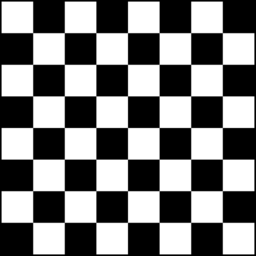
#> input picture hw1_material/Harris Corner Detector/testdata/1.png, 256 x 256 px
$ python main.py
#> lines starting #> are read from the running program, lines starting #| are printed output that depends on the picture
#> in main, img is the input picture: shape (256, 256, 3); min 0, max 255, mean 124.4
### hw1_material/Harris Corner Detector/HCD.py
import numpy as np
import cv2
import matplotlib.pyplot as plt


class Harris_corner_detector(object):
    def __init__(self, threshold):
        self.threshold = threshold

    def detect_harris_corners(self, img, Iy=None):
        ### TODO ####
        # Step 1: Smooth the image by Gaussian kernel
        # - Function: cv2.GaussianBlur (kernel = 3, sigma = 1.5)
        Blur = cv2.GaussianBlur(img, (3, 3), 1.5)
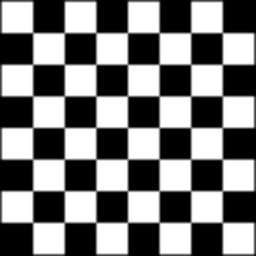
#> Blur: shape (256, 256) float64; min 0, max 255, mean 124.6; drawn with min black and max white

        # Step 2: Calculate Ix, Iy (1st derivative of image along x and y axis)
        # - Function: cv2.filter2D (kernel = [[1.,0.,-1.]] for Ix or [[1.],[0.],[-1.]] for Iy)
        Ix = cv2.filter2D(Blur, -1, np.array([[1.,0.,-1.]]))
        Iy = cv2.filter2D(Blur, -1, np.array([[1.],[0.],[-1.]]))
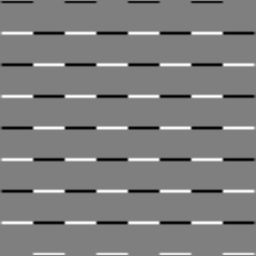
#> Iy: shape (256, 256) float64; min -176.5, max 176.5, mean 0; drawn with min black and max white

        # Step 3: Compute Ixx, Ixy, Iyy (Ixx = Ix*Ix, ...)
        Ixx = Ix * Ix
        Ixy = Ix * Iy
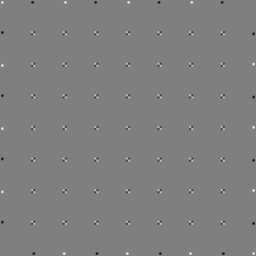
#> Ixy: shape (256, 256) float64; min -12639.6, max 12617.5, mean -1.9; drawn with min black and max white
        Iyy = Iy * Iy

        # Step 4: Compute Sxx, Sxy, Syy (weighted summation of Ixx, Ixy, Iyy in neighbor pixels)
        # - Function: cv2.GaussianBlur (kernel = 3, sigma = 1.)
        Sxx = cv2.GaussianBlur(Ixx, (3, 3), 1.0)
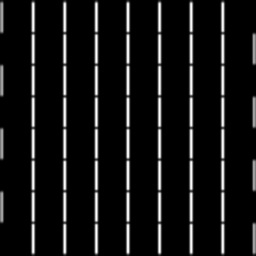
#> Sxx: shape (256, 256) float64; min 0, max 23037.5, mean 1876.7; drawn with min black and max white
        Sxy = cv2.GaussianBlur(Ixy, (3, 3), 1.0)
        Syy = cv2.GaussianBlur(Iyy, (3, 3), 1.0)
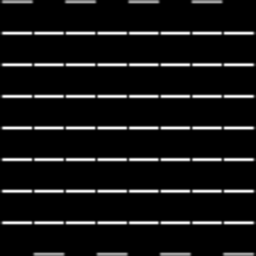
#> Syy: shape (256, 256) float64; min 0, max 23037.5, mean 1876.7; drawn with min black and max white

        # Step 5: Compute the det and trace of matrix M (M = [[Sxx, Sxy], [Sxy, Syy]])
        detM = Sxx * Syy - Sxy * Sxy
        traceM = Sxx + Syy
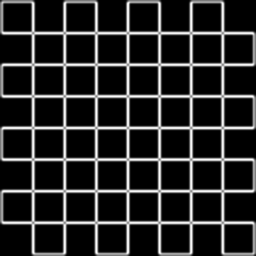
#> traceM: shape (256, 256) float64; min 0, max 23233, mean 3753.5; drawn with min black and max white
        # Step 6: Compute the response of the detector for each pixel by det/(trace+1e-12)
        response = detM / (traceM+1e-12)

        return response


    def post_processing(self, response):
        ### TODO ###
        # Step 1: Thresholding
        ZPresponse = cv2.copyMakeBorder(response, 2, 2, 2, 2, cv2.BORDER_CONSTANT, value=0)
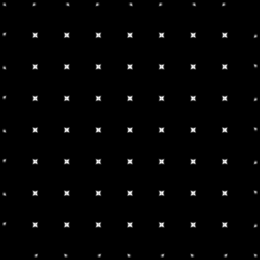
#> ZPresponse: shape (260, 260) float64; min 0, max 3680.1, mean 54.2; drawn with min black and max white

        # [6 lines of commented-out code are left out]
        candidates_row = np.where(ZPresponse > self.threshold)[0]   # get row index of which pixel's value > threshold
#> candidates_row = 2538 values from 2 to 257
        candidates_col = np.where(ZPresponse > self.threshold)[1]   # get col index of which pixel's value > threshold
#> candidates_col = 2538 values, max 257 at index 321, min 2 at index 0, mean 129.5
        candidates = list(map(list, zip(candidates_row, candidates_col)))  # zip each point and convert to list of list
#> candidates = 2538 pairs, first value 2 to 257, second value 2 to 257

        # Step 2: Find local maximum
        local_max = []
        for row, col in candidates:
            center = ZPresponse[row,col]
            window = ZPresponse[(row-2):(row+3), (col-2):(col+3)]
            if window.max() == center:
                local_max.append([row-2, col-2])
#> this loop made 2538 passes
#> (row, col, center) on passes 1 to 3: (2, 2, 313.6), (2, 3, 424.8), (2, 4, 728.9)
#> after the loop, local_max = 79 pairs, first value 2 to 253, second value 2 to 253

        return local_max

### hw1_material/Harris Corner Detector/main.py
import numpy as np
import cv2
import argparse
from HCD import Harris_corner_detector


def main():
    parser = argparse.ArgumentParser(description='main function of Harris corner detector')
    parser.add_argument('--threshold', default=100., type=float, help='threshold value to determine corner')
    parser.add_argument('--image_path', default='./testdata/1.png', help='path to input image')
    args = parser.parse_args()

    print('Processing %s ...'%args.image_path)
    img = cv2.imread(args.image_path)
    img_gray = cv2.cvtColor(img, cv2.COLOR_BGR2GRAY).astype(np.float64)

    ### TODO ###
    # create HCD class
    HCD = Harris_corner_detector(args.threshold)
    response = HCD.detect_harris_corners(img_gray)
    result = HCD.post_processing(response)
#> result has the same summary as local_max in post_processing

    # draw the result
    for x, y in result:
        result_img = cv2.circle(img, (y, x), 1, (0, 0,255), 1)
#> this loop made 79 passes
#> (x, y) on passes 1 to 12: (2, 2), (2, 32), (2, 65), (2, 95), (2, 129), (2, 158), (2, 192), (2, 221), (32, 2), (32, 32), (32, 65), (32, 95)

    cv2.imshow("result_img", result_img)
    if (cv2.waitKey(0) & 0xFF == 27):
#> (key Esc is pressed here)
        cv2.destroyAllWindows()
    cv2.imwrite("result_img.png", result_img)

if __name__ == '__main__':
    main()
